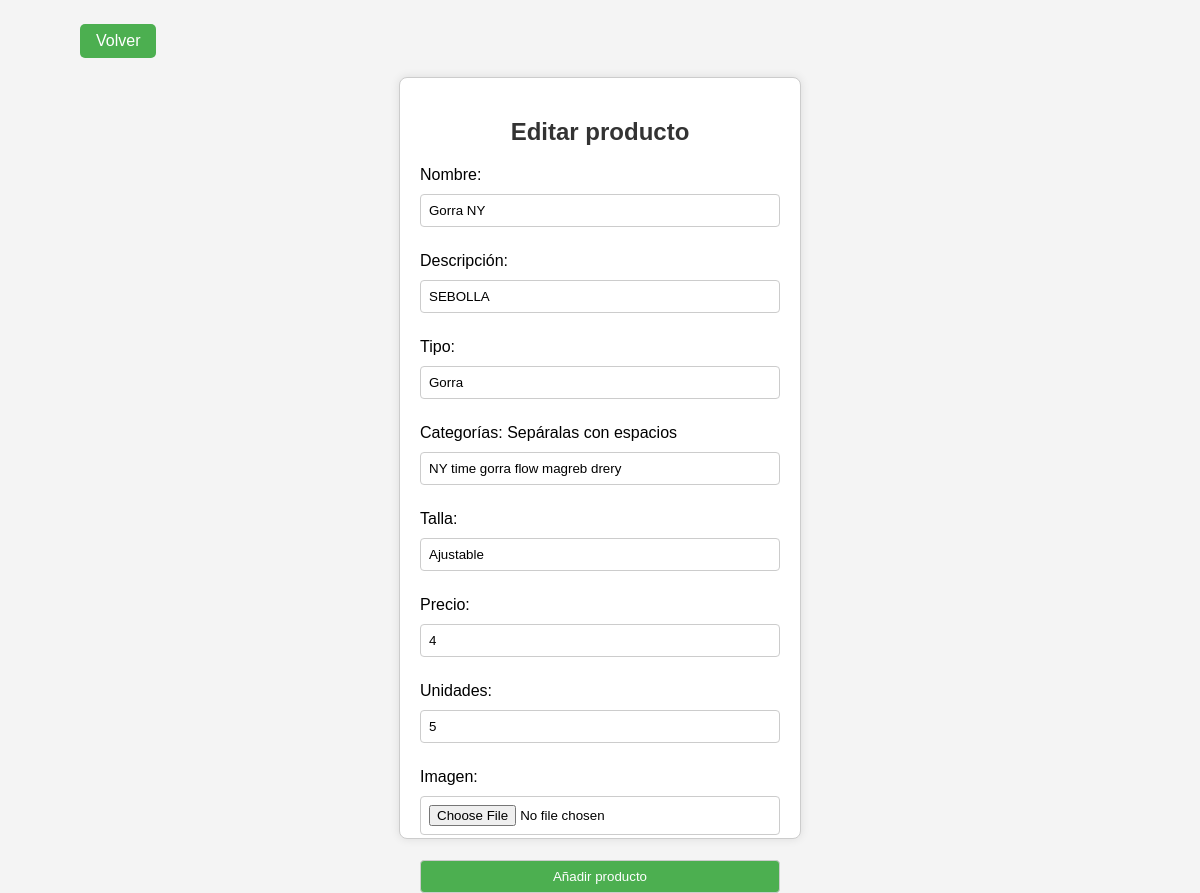
Page /View/EditarProductoForm.php?id=28 (signed in) on the committed database.
### tables this page shows
CREATE TABLE `producto` (
  `id` int(11) NOT NULL,
  `nombre` varchar(100) NOT NULL,
  `descripcion` varchar(245) NOT NULL,
  `tipo` varchar(50) NOT NULL,
  `categorias` varchar(245) NOT NULL,
  `talla` varchar(20) NOT NULL,
  `precio` float NOT NULL,
  `unidades` int(11) NOT NULL,
  `imagen` longblob NOT NULL,
  `idNegocio` int(11) NOT NULL
);

### Model/Producto.php (called while the page is built, shortened)
<?php
    class Producto{
        private string $nombre;
        private string $descripcion;
        private string $tipo;
        private string $categorias;
        private string $talla;
        private float $precio;
        private string $unidades;
        public function __construct($nombre, $descripcion, $tipo, $categorias, $talla, $precio, $unidades, $imagen, $id="", $idNegocio=""){
            $this->nombre = $nombre;
            $this->descripcion = $descripcion;
            $this->tipo = $tipo;
            $this->categorias = $categorias;
            $this->talla = $talla;
            $this->precio = $precio;
            $this->unidades = $unidades;
        }
        public static function getProductoByID($idProducto){
            $conexion = CeutaShopDB::conectarDB();
            $select = "SELECT * FROM producto WHERE id=:id;";
            $stmt = $conexion->prepare($select);
            $stmt->bindParam(":id", $idProducto);
            $stmt->execute();
            $resultado = $stmt->fetch(PDO::FETCH_ASSOC);
            if($resultado){
                return new Producto($resultado['nombre'], $resultado['descripcion'], $resultado['tipo'], $resultado['categorias'], $resultado['talla'], $resultado['precio'], $resultado['unidades'], $resultado['imagen'], $resultado['id'], $resultado['idNegocio']);
            }else{
                return "No se ha encontrado ningún producto con ese id.";
            }
        }
        public function getNombre(){
            return $this->nombre;
        }
        public function getDescripcion(){
            return $this->descripcion;
        }
        public function getTipo(){
            return $this->tipo;
        }
        public function getCategorias(){
            return $this->categorias;
        }
        public function getTalla(){
            return $this->talla;
        }
        public function getPrecio(){
            return $this->precio;
        }
        public function getUnidades(){
            return $this->unidades;
        }
    }
?>

### View/EditarProductoForm.php (the view, shortened to what this page needs)
<?php
  require_once("../Model/Producto.php");
  include_once("Assets/Templates/AperturaForm.php");
  echo "<a class='boton' href='../index.php'>Volver</a>";
  if(isset($_GET["id"])){
    $idProducto = $_GET["id"];
    $producto = Producto::getProductoByID($idProducto);
    $nombre = $producto->getNombre();
    $descripcion = $producto->getDescripcion();
    $tipo = $producto->getTipo();
    $categorias = $producto->getCategorias();
    $talla = $producto->getTalla();
    $precio = $producto->getPrecio();
    $unidades = $producto->getUnidades();
    echo "<div class=contenedor-formulario>
        <form class='formulario' action='../Controller/EditarProducto.php' enctype='multipart/form-data' method='POST'>
          <h2>Editar producto</h2>
          <label>Nombre: </label>
          <input type='text' name='nombre' value='$nombre' required>
          <p></p>
          <label>Descripción: </label>
          <input type='text' name='descripcion' value='$descripcion' required>
          <p></p>
          <label>Tipo: </label>
          <input type='text' name='tipo' value='$tipo' required>
          <p></p>
          <label>Categorías: Sepáralas con espacios</label>
          <input type='text' name='categorias' value='$categorias' required>
          <p></p>
          <label>Talla: </label>
          <input type='text' name='talla' value='$talla' required>
          <p></p>
          <label>Precio: </label>
          <input type='number' step='0.01' name='precio' value='$precio' required>
          <p></p>
          <label>Unidades: </label>
          <input type='number' name='unidades' value='$unidades' required>
          <p></p>
          <input type='text' name='id' value='$idProducto' hidden>
          <label>Imagen: </label>
          <input type='file' name='imagen'>
          <p></p>
          <input type='submit' name='editar' value='Añadir producto'>
        </form>";
    echo "</div>";
  }
?>

### View/Assets/CSS/LogUsuariosForm.css (style rules this page uses)
body { font-family: Arial, sans-serif; background-color: #f4f4f4; margin: 0; padding: 0; }
.boton { display: inline-block; margin-top: 3vh; margin-left: 80px; padding: 8px 16px; text-decoration: none; background-color: #4CAF50; color: white; border-radius: 5px; }
.contenedor-formulario { display: flex; justify-content: center; align-items: center; height: 100vh; }
.formulario { width: 30vw; height: 90%; background-color: #fff; border: 1px solid #ccc; border-radius: 8px; padding: 20px; box-shadow: 0 0 10px rgba(0, 0, 0, 0.1); margin: 10px; }
h2 { text-align: center; color: #333; }
form { display: flex; flex-direction: column; }
label { margin-bottom: 10px; }
input { padding: 8px; margin-bottom: 15px; border: 1px solid #ccc; border-radius: 4px; }
input[type="submit"] { background-color: #4CAF50; color: white; cursor: pointer; }

### rows in the picture
producto: nombre "Gorra NY", descripcion "SEBOLLA", tipo "Gorra", categorias "NY time gorra flow magreb drery", talla "Ajustable", precio "4", unidades "5"
